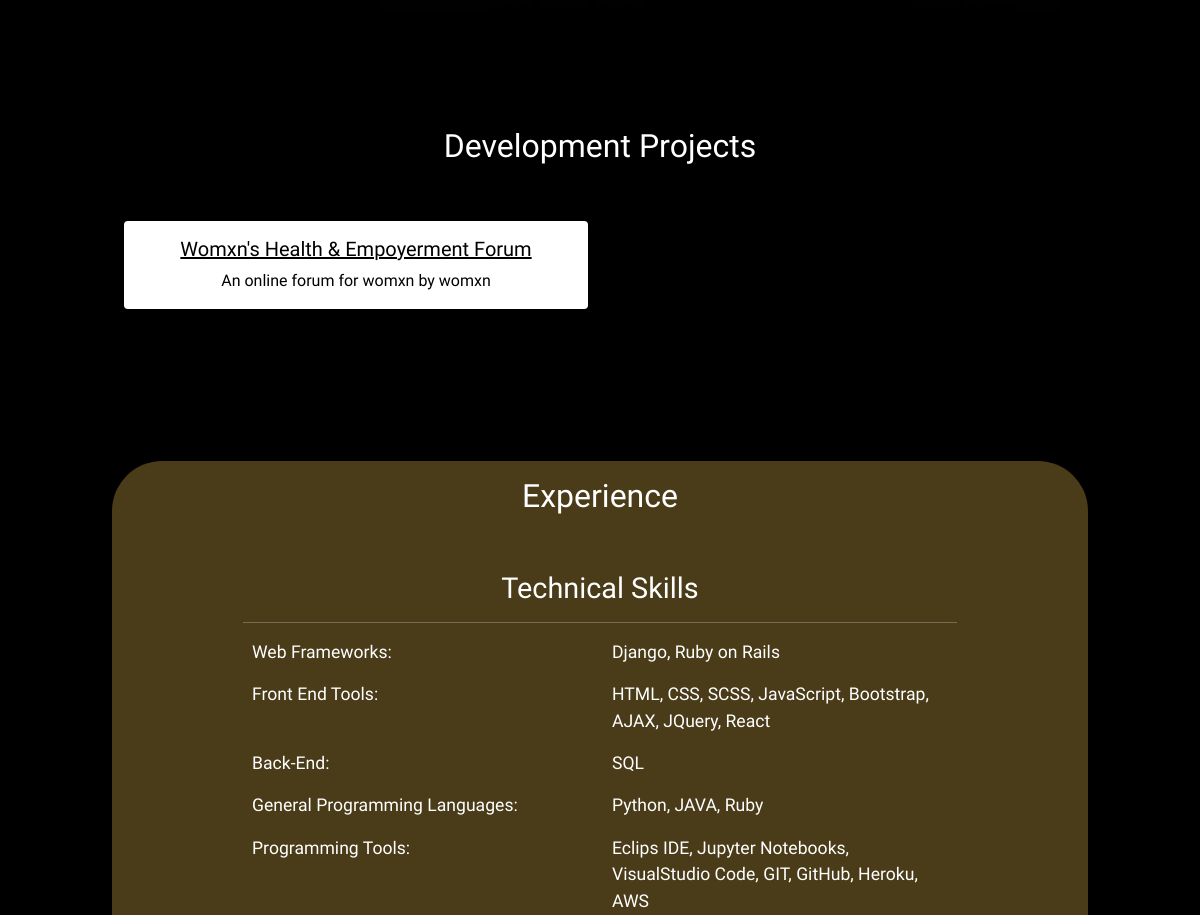
Before: / (middle part) with the older database file.
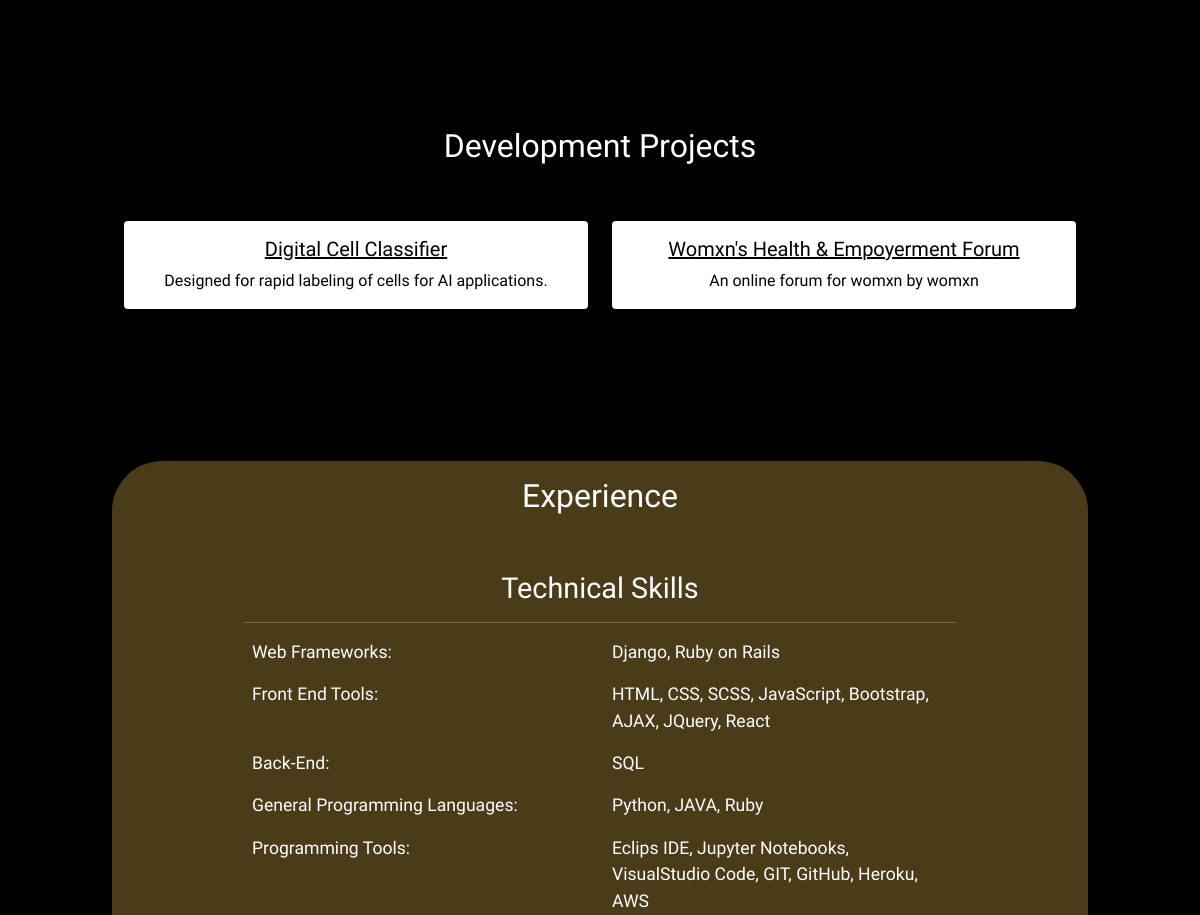
After: the same page with the newer database file.
### jvc_portfolio/models.py (models this page shows, shortened)
class Project(models.Model):
    DESIGN = 'DES'
    DEVELOPMENT = 'DEV'
    PROJECT_TYPE = [
        (DESIGN, 'Design'),
        (DEVELOPMENT, 'Development'),
    ]
    title = models.CharField(max_length=200)
    created_on = models.DateTimeField(auto_now_add=True)
    project_type = models.CharField(max_length=3, choices=PROJECT_TYPE, default=DEVELOPMENT)
    image = models.ImageField(null=True, blank=True, upload_to="images/proj/")
    about = models.TextField()
    class Meta:
        ordering = ['-created_on']

### jvc_core/views.py (the view)
# urls.py: path('', views.HomeView.as_view(), name='home'),
class HomeView(generic.TemplateView):
    template_name = 'core/index.html'
    def get_context_data(self, *args, **kwargs):
        context = super(HomeView, self).get_context_data(*args, **kwargs)
        dev_proj_list = Project.objects.filter(project_type='DEV')
        context['dev_proj_list'] = dev_proj_list
        return context

### jvc_core/templates/core/index.html (shortened to what this page needs)
{% extends "core/base.html" %}
{% block content %}
{% load static %}
  <main class="hero text-center">
    <div id="dev_proj_list" class="container-fluid dev_proj_container">
        <div class="row ps-2 pe-2 mb-5">
            <h2 class="list-title">Development Projects</h2>
        </div>
        <div class="row row-cols-1 row-cols-md-2">
            {% for proj in dev_proj_list %}
                <div class="col">
                    <div class="card mb-4 border-0">
                        <div class="card-body">
                                <h5 class="card-title">
                                    {% if proj.pk == 33 %}
                                        <a class="card-link" href="{% url 'forum' proj.pk %}">
                                            {{ proj.title | slice:50 }}
                                        </a>
                                    {% elif proj.pk == 34 %}
                                        <a href="{% url 'cell_label' proj.pk %}" class="card-link">
                                            {{ proj.title | slice:50 }}
                                        </a>
                                    {% endif %}
                                </h5>
                            <p class="card-text">{{ proj.about | slice:75 }}</p>
                        </div>
                    </div>
                </div>
            {% endfor %}
        </div>
    </div>
    <div id="experience" class="container-fluid resume-container round">
      <div class="row ps-2 pe-2 mb-5">
          <h2 class="list-title">Experience</h2>
      </div>
      <div class="mb-5">
          <h4 class="text-center resume-header">Technical Skills</h4>
          <hr class="resume-hr">
          <div class="row">
                  <div class="col">
                      <p>Web Frameworks:</p>
                  </div>
                  <div class="col">
                      <p>Django, Ruby on Rails</p>
                  </div>
          </div>
          <div class="row">
              <div class="col">
                  <p>Front End Tools:</p>
              </div>
              <div class="col">
                  <p>HTML, CSS, SCSS, JavaScript, Bootstrap, AJAX, JQuery, React</p>
              </div>
          </div>
          <div class="row">
              <div class="col">
                  <p>Back-End:</p>
              </div>
              <div class="col">
                  <p>SQL</p>
              </div>
          </div>
          <div class="row">
              <div class="col">
                  <p>General Programming Languages:</p>
              </div>
              <div class="col">
                  <p>Python, JAVA, Ruby</p>
              </div>
          </div>
          <div class="row">
              <div class="col">
                  <p>Programming Tools:</p>
              </div>
              <div class="col">
                  <p>Eclips IDE, Jupyter Notebooks, VisualStudio Code, GIT, GitHub, Heroku, AWS</p>
              </div>
          </div>
      </div>
    </div>
  </main>
{% endblock %}

Changed rows visible on the page:
added Project: title "Digital Cell Classifier", about "Designed for rapid labeling of cells for AI applications."
